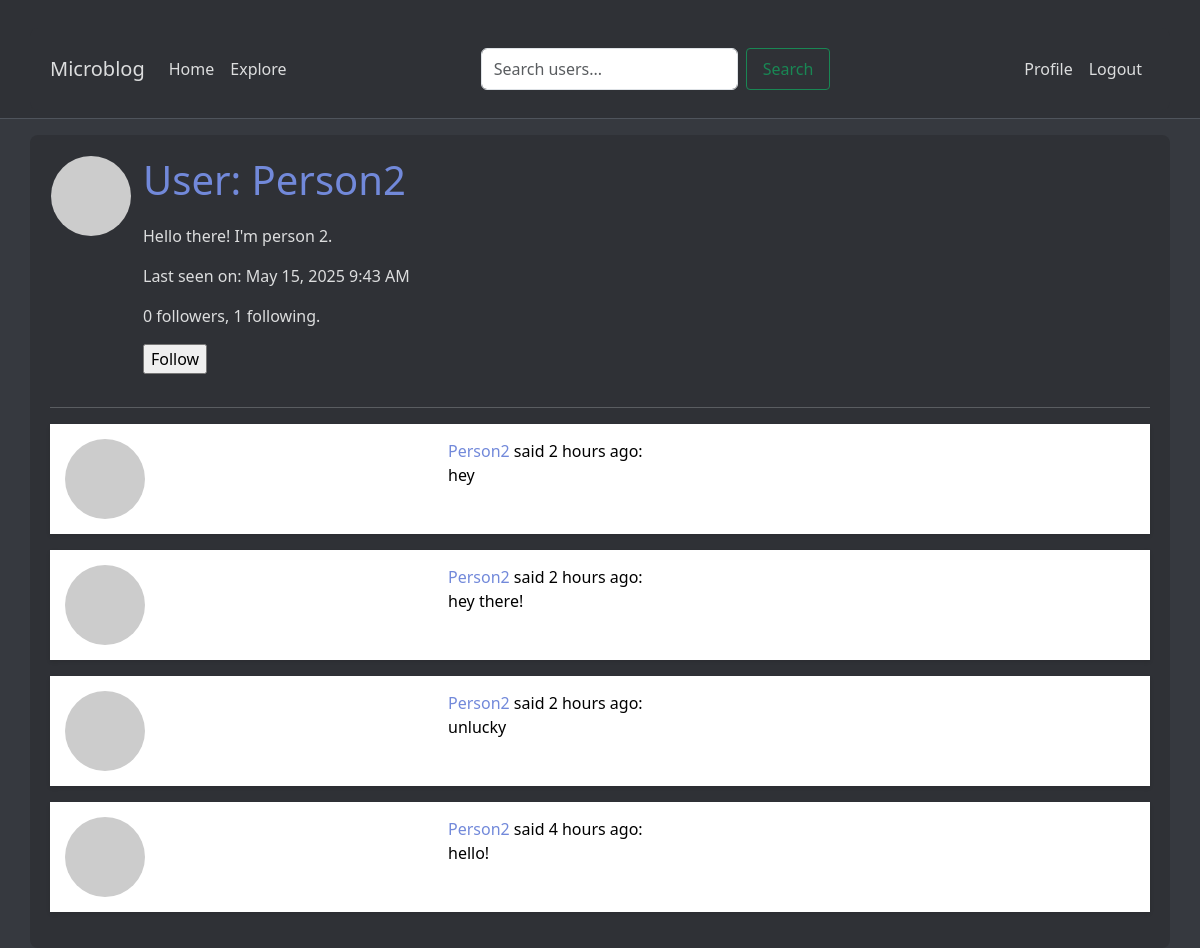
Screenshot of /user/Person2 (signed in) with the database file from the repository.
### app/models.py (models this page shows, shortened)
class User(UserMixin,db.Model):
    id: so.Mapped[int] = so.mapped_column(primary_key=True)
    username: so.Mapped[str] = so.mapped_column(sa.String(64), unique=True, index=True)
    email: so.Mapped[str] = so.mapped_column(sa.String(120), unique=True)
    password_hash: so.Mapped[str] = so.mapped_column(sa.String(128))
    posts: so.WriteOnlyMapped['Post'] = so.relationship('Post', back_populates='author')
    about_me: so.Mapped[Optional[str]] = so.mapped_column(sa.String(140))
    last_seen: so.Mapped[datetime] = so.mapped_column(default=lambda:datetime.now(timezone.utc))
    following: so.WriteOnlyMapped['User'] = so.relationship(
        secondary=followers, primaryjoin=(followers.c.follower_id == id),
        secondaryjoin=(followers.c.followed_id == id),
        back_populates='followers'
    )
    followers: so.WriteOnlyMapped['User'] = so.relationship(
        secondary=followers, primaryjoin=(followers.c.followed_id == id),
        secondaryjoin=(followers.c.follower_id == id),
        back_populates='following'
    )
    def avatar(self, size):
        digest = md5(self.email.lower().encode('utf-8')).hexdigest()
        return f'https://www.gravatar.com/avatar/{digest}?d=identicon&s={size}'
    def is_following(self, user):
        query = self.following.select().where(
            followers.c.followed_id == user.id
        )
        return db.session.scalar(query) is not None
    def followers_count(self):
        query = sa.select(sa.func.count()).select_from(
            self.followers.select().subquery())
        return db.session.scalar(query)
    def following_count(self):
        query = sa.select(sa.func.count()).select_from(
            self.following.select().subquery())
        return db.session.scalar(query)

class Post(db.Model):
    id: so.Mapped[int] = so.mapped_column(primary_key=True)
    body: so.Mapped[str] = so.mapped_column(sa.String(140))
    timestamp: so.Mapped[datetime] = so.mapped_column(sa.DateTime, index=True, default=datetime.now(timezone.utc))
    user_id: so.Mapped[int] = so.mapped_column(sa.Integer, sa.ForeignKey('user.id'), index=True)
    author: so.Mapped[User] = so.relationship('User', back_populates='posts')

### app/routes.py (the view)
@app.route('/user/<username>')
@login_required
def user(username):
    user = db.first_or_404(sa.select(User).where(User.username == username))
    page = request.args.get('page', 1, type=int)
    query = user.posts.select().order_by(Post.timestamp.desc())
    posts = db.paginate(query, page=page,
                        per_page=app.config['POSTS_PER_PAGE'],
                        error_out=False)
    next_url = url_for('user', username=user.username, page=posts.next_num) \
        if posts.has_next else None
    prev_url = url_for('user', username=user.username, page=posts.prev_num) \
        if posts.has_prev else None
    form = EmptyForm()
    return render_template('user.html', user=user, posts=posts.items, next_url=next_url, prev_url=prev_url, form=form)

### app/forms.py
class EmptyForm(FlaskForm):
    submit = SubmitField('Submit')

### app/models.py (called while the page is built)
def load_user(id):
    return User.query.get(int(id))

### app/routes.py (called while the page is built)
@app.before_request
def before_request():
    if current_user.is_authenticated:
        current_user.last_seen = datetime.now(timezone.utc)
        db.session.commit()

### app/templates/user.html (shortened to what this page needs)
{% extends "base.html" %}
{% block content %}
    <table>
        <tr valign="top">
            <td><img src = "{{user.avatar(128) }}" alt=""></td>
            <td>
                <h1>User: {{ user.username }}</h1>
                {% if user.about_me %}<p>{{ user.about_me }}</p>{% endif %}
                {% if user.last_seen %}
                    <p>Last seen on: {{ moment(user.last_seen).format('LLL') }}</p>
                {% endif %}
                <p>{{ user.followers_count() }} followers, {{ user.following_count() }} following.</p>
                {% if user == current_user %}
                <p><a href="{{ url_for('edit_profile') }}">Edit your profile</a></p>
                {% elif not current_user.is_following(user) %}
                <p>
                    <form action="{{ url_for('follow', username=user.username) }}" method="post">
                        {{ form.submit(value='Follow') }}
                    </form>
                </p>
                {% endif %}
            </td>
        </tr>
    </table>
    <hr>
    {% for post in posts %}
        {% include '_post.html' %}
    {% endfor %}
{% endblock %}

### app/templates/_post.html
<table class="table table-hover">
    <tr>
        <td width="70px">
            <a href="{{ url_for('user', username=post.author.username) }}">
                <img src="{{ post.author.avatar(70) }}" />
            </a>
        </td>
        <td>
            <a href="{{ url_for('user', username=post.author.username) }}">
                {{ post.author.username }}
            </a>
            said {{ moment(post.timestamp).fromNow() }}:
            <br>
            {{ post.body }}
        </td>
    </tr>
</table>

### app/static/styles/discord-theme.css (style rules this page uses)
:root { --discord-dark: #36393f; --discord-light: #2f3136; --discord-accent: #7289da; --discord-hover: #4f545c; --discord-error: #f04747; --discord-success: #43b581; --discord-text: #dcddde; --discord-muted: #72767d; }
body { background-color: var(--discord-dark); color: var(--discord-text); }
.table { background-color: var(--discord-light); border: none; box-shadow: 0 2px 4px rgba(0,0,0,0.1); }
.table td { border: none; padding: 15px; }
.table td:first-child { width: auto; padding: 15px; }
img { border-radius: 50%; margin-right: 10px; }
a { color: var(--discord-accent); text-decoration: none; }
h1 { color: var(--discord-accent); margin-bottom: 20px; }

### rows the page displays
User: username "Person2", about_me "Hello there! I'm person 2.", last_seen "May 15, 2025 9:43 AM"
Post: author.username "Person2", timestamp "2 hours ago", body "hey"
Post: author.username "Person2", timestamp "2 hours ago", body "hey there!"
Post: author.username "Person2", timestamp "2 hours ago", body "unlucky"
Post: author.username "Person2", timestamp "4 hours ago", body "hello!"

### other values shown
{{ user.followers_count() }} "0"
{{ user.following_count() }} "1"
